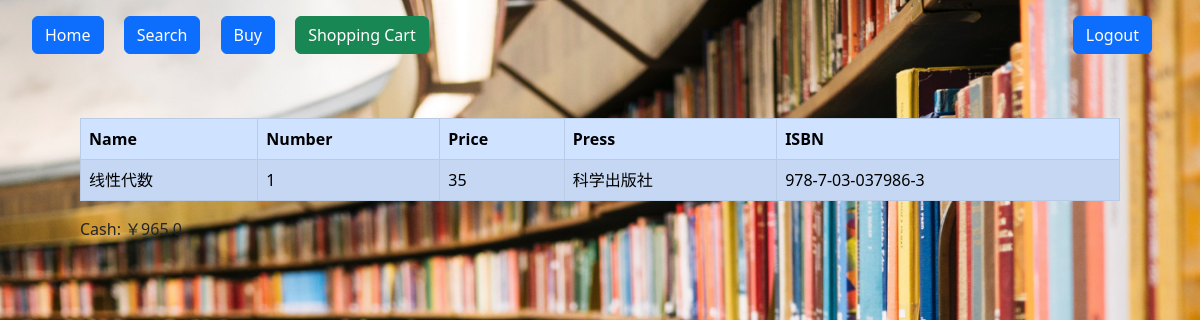
Page / (signed in) on the earlier database version.
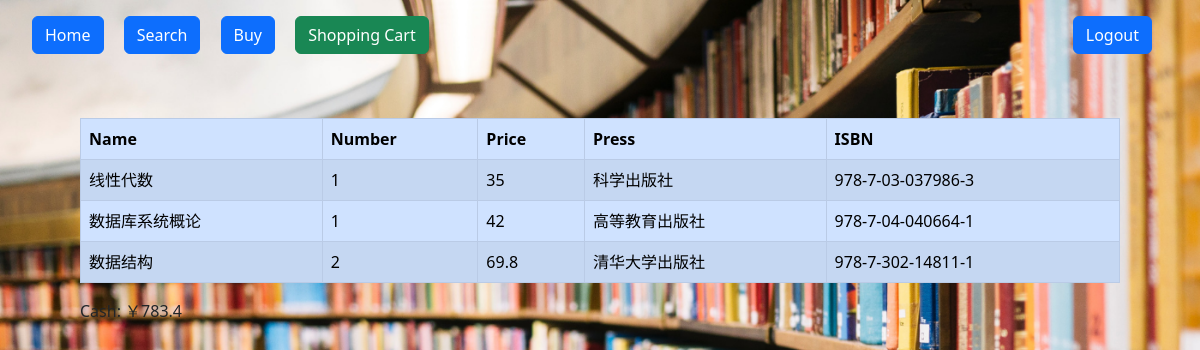
Same page on the later database version.
### tables this page shows
CREATE TABLE books (id INTEGER, bookname TEXT, price NUMERIC, press TEXT, ISBN TEXT, PRIMARY KEY (id));

CREATE TABLE users (id INTEGER, username TEXT NOT NULL, password TEXT NOT NULL, cash NUMERIC DEFAULT 1000.00, PRIMARY KEY(id));

### app.py (the view)
@app.route('/')
def index():  # put application's code here
    if not session.get('id'):
        return redirect('/login')
    rows = execute('SELECT * FROM user_books WHERE id = %d' % (session['id']))
    books = []
    cash = float(execute('SELECT * FROM users WHERE id = %d' % session['id'])[0][3])
    for row in rows:
        bookname = execute('SELECT * FROM books WHERE id = %d' % row[1])[0][1]
        book = quote(bookname)
        book['number'] = row[2]
        books.append(book)
    return render_template('index.html', rows=books, cash=cash)

### helper.py (called while the page is built)
def execute(command):
    with closing(sqlite3.connect('user.db')) as con, con, closing(con.cursor()) as cur:
        cur.execute(command)
        return cur.fetchall()

def quote(name):
    rows = execute('SELECT * FROM books WHERE bookname = "%s"' % (name))
    for row in rows:
        return {'id': row[0], 'bookname': row[1], 'price': row[2], 'press': row[3], 'ISBN': row[4]}
    return None

### templates/index.html (shortened to what this page needs)
{% extends "layout.html" %}
{% block body %}
    <ul class="header">
        <li style="margin-right: 1rem; margin-bottom: 3rem">
            <form action="/">
                <input class="btn btn-primary" type="submit" value="Home">
            </form>
        </li>
        <li style="margin-right: 1rem">
            <form action="/search">
                <input class="btn btn-primary" type="submit" value="Search">
            </form>
        </li>
        <li style="margin-right: 1rem">
            <form action="/buy">
                <input class="btn btn-primary" type="submit" value="Buy">
            </form>
        </li>
        <li>
            <form action="/favorite">
                <input class="btn btn-success" type="submit" value="Shopping Cart">
            </form>
        </li>
        <li style="margin-right: 3rem; float: right">
            <form action="/logout">
                <input class="btn btn-primary" type="submit" value="Logout">
            </form>
        </li>
    </ul>
    <div class="page_margin">
        <table class="table table-bordered table-primary table-striped">
            <thead>
            <tr>
                <th>Name</th>
                <th>Number</th>
                <th>Price</th>
                <th>Press</th>
                <th>ISBN</th>
            </tr>
            </thead>
            <tbody>
            {% for row in rows %}
                <tr>
                    <td>{{ row['bookname'] }}</td>
                    <td>{{ row['number'] }}</td>
                    <td>{{ row['price'] }}</td>
                    <td>{{ row['press'] }}</td>
                    <td>{{ row['ISBN'] }}</td>
                </tr>
            {% endfor %}
            </tbody>
        </table>
        <p>Cash: ￥{{ cash }}</p>
    </div>
{% endblock %}

### templates/layout.html (shortened to what this page needs)
<!DOCTYPE html>
<html lang="en">
<head>
    <link href="https://cdn.jsdelivr.net/npm/bootstrap@5.2.0/dist/css/bootstrap.min.css" rel="stylesheet">
    <link href="/static/style.css" rel="stylesheet">
</head>
<body style="margin-top: 1rem">
    {% block body %}{% endblock %}
</body>
</html>

### static/style.css (style rules this page uses)
html body { background-image: url("/static/bookstores-in-singapore-main-image.jpg"); background-size: cover; }
.header li { display: inline-block; }
.page_margin { margin-left: 5rem; margin-right: 5rem; }

Differences in the rows shown:
now on this page (row unchanged): books: bookname "数据库系统概论", number "1", price "42", press "高等教育出版社", ISBN "978-7-04-040664-1"
now on this page (row unchanged): books: bookname "数据结构", number "2", price "69.8", press "清华大学出版社", ISBN "978-7-302-14811-1"
now on this page (row edited): users: cash "783.4"
Other differences:
{{ cash }}: "965.0" → (not shown)
